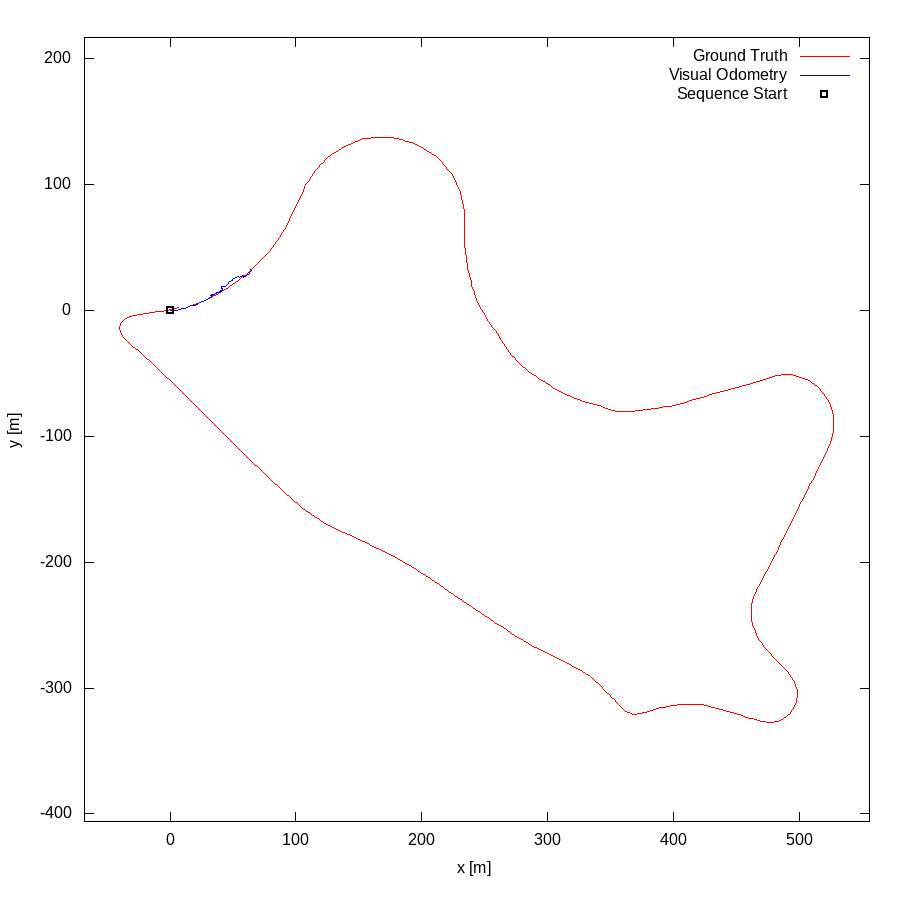

Write gnuplot code to recreate this figure.
set term postscript eps enhanced color
set output "09.eps"
set size ratio -1
set xrange [-68:556]
set yrange [-406:217]
set xlabel "x [m]"
set ylabel "y [m]"
plot "09.txt" using 1:2 lc rgb "#FF0000" title 'Ground Truth' w lines,"09.txt" using 3:4 lc rgb "#0000FF" title 'Visual Odometry' w lines,"< head -1 09.txt" using 1:2 lc rgb "#000000" pt 4 ps 1 lw 2 title 'Sequence Start' w points
